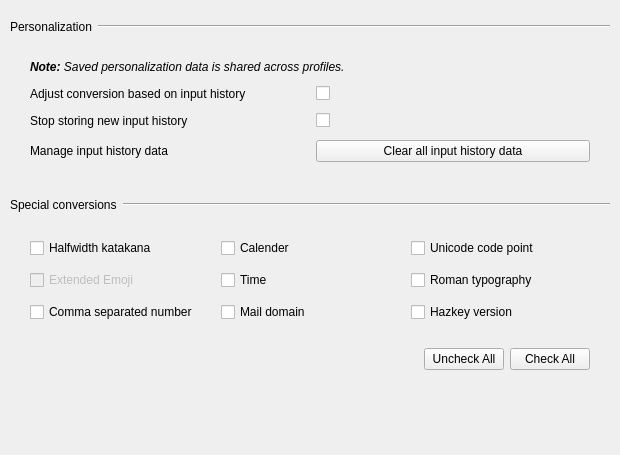
         <widget class="QWidget" name="convertionTabScrollContents">
          <property name="geometry">
           <rect>
            <x>0</x>
            <y>0</y>
            <width>620</width>
            <height>455</height>
           </rect>
          </property>
          <layout class="QVBoxLayout" name="conversionTabScrollContentsLayout">
           <property name="leftMargin">
            <number>10</number>
           </property>
           <property name="topMargin">
            <number>10</number>
           </property>
           <property name="rightMargin">
            <number>10</number>
           </property>
           <property name="bottomMargin">
            <number>10</number>
           </property>
           <item>
            <layout class="QHBoxLayout" name="personalizationHeader">
             <property name="topMargin">
              <number>10</number>
             </property>
             <property name="bottomMargin">
              <number>10</number>
             </property>
             <item>
              <widget class="QLabel" name="personalizationHeaderLabel">
               <property name="text">
                <string>Personalization</string>
               </property>
              </widget>
             </item>
             <item>
              <widget class="Line" name="personalizationHeaderLine">
               <property name="sizePolicy">
                <sizepolicy hsizetype="Expanding" vsizetype="Fixed">
                 <horstretch>0</horstretch>
                 <verstretch>0</verstretch>
                </sizepolicy>
               </property>
               <property name="orientation">
                <enum>Qt::Orientation::Horizontal</enum>
               </property>
              </widget>
             </item>
            </layout>
           </item>
           <item>
            <layout class="QGridLayout" name="personalizationGrid">
             <property name="leftMargin">
              <number>20</number>
             </property>
             <property name="topMargin">
              <number>10</number>
             </property>
             <property name="rightMargin">
              <number>20</number>
             </property>
             <property name="bottomMargin">
              <number>20</number>
             </property>
             <property name="spacing">
              <number>12</number>
             </property>
             <item row="3" column="0">
              <widget class="QLabel" name="manageLearningLabel">
               <property name="text">
                <string>Manage input history data</string>
               </property>
              </widget>
             </item>
             <item row="3" column="1">
              <widget class="QPushButton" name="clearLearningData">
               <property name="text">
                <string>Clear all input history data</string>
               </property>
              </widget>
             </item>
             <item row="0" column="0" colspan="2">
              <widget class="QLabel" name="personalizationNote">
               <property name="font">
                <font>
                 <italic>true</italic>
                </font>
               </property>
               <property name="text">
                <string>&lt;html&gt;&lt;head/&gt;&lt;body&gt;&lt;p&gt;&lt;span style=&quot; font-weight:700;&quot;&gt;Note:&lt;/span&gt; Saved personalization data is shared across profiles.&lt;/p&gt;&lt;/body&gt;&lt;/html&gt;</string>
               </property>
              </widget>
             </item>
             <item row="1" column="0">
              <widget class="QLabel" name="useHistoryLabel">
               <property name="text">
                <string>Adjust conversion based on input history</string>
               </property>
              </widget>
             </item>
             <item row="2" column="0">
              <widget class="QLabel" name="stopStoreNewHistoryLabel">
               <property name="text">
                <string>Stop storing new input history</string>
               </property>
              </widget>
             </item>
             <item row="1" column="1">
              <widget class="QCheckBox" name="useHistory"/>
             </item>
             <item row="2" column="1">
              <widget class="QCheckBox" name="stopStoreNewHistory"/>
             </item>
            </layout>
           </item>
           <item>
            <layout class="QHBoxLayout" name="specialConversionHeader">
             <property name="topMargin">
              <number>10</number>
             </property>
             <property name="bottomMargin">
              <number>10</number>
             </property>
             <item>
              <widget class="QLabel" name="specialConvertionHeaderLabel">
               <property name="text">
                <string>Special conversions</string>
               </property>
              </widget>
             </item>
             <item>
              <widget class="Line" name="specialConvertHeaderLine">
               <property name="sizePolicy">
                <sizepolicy hsizetype="Expanding" vsizetype="Fixed">
                 <horstretch>0</horstretch>
                 <verstretch>0</verstretch>
                </sizepolicy>
               </property>
               <property name="orientation">
                <enum>Qt::Orientation::Horizontal</enum>
               </property>
              </widget>
             </item>
            </layout>
           </item>
           <item>
            <layout class="QGridLayout" name="specialConversionsGrid">
             <property name="leftMargin">
              <number>20</number>
             </property>
             <property name="topMargin">
              <number>10</number>
             </property>
             <property name="rightMargin">
              <number>20</number>
             </property>
             <property name="bottomMargin">
              <number>10</number>
             </property>
             <property name="spacing">
              <number>12</number>
             </property>
             <item row="1" column="2">
              <widget class="QCheckBox" name="romanTypographyConversion">
               <property name="text">
                <string>Roman typography</string>
               </property>
              </widget>
             </item>
             <item row="2" column="1">
              <widget class="QCheckBox" name="mailDomainConversion">
               <property name="text">
                <string>Mail domain</string>
               </property>
              </widget>
             </item>
             <item row="0" column="2">
              <widget class="QCheckBox" name="unicodeCodePointConversion">
               <property name="text">
                <string>Unicode code point</string>
               </property>
              </widget>
             </item>
             <item row="1" column="1">
              <widget class="QCheckBox" name="timeConversion">
               <property name="text">
                <string>Time</string>
               </property>
              </widget>
             </item>
             <item row="2" column="2">
              <widget class="QCheckBox" name="hazkeyVersionConversion">
               <property name="text">
                <string>Hazkey version</string>
               </property>
              </widget>
             </item>
             <item row="2" column="0">
              <widget class="QCheckBox" name="commaSeparatedNumCoversion">
               <property name="text">
                <string>Comma separated number</string>
               </property>
              </widget>
             </item>
             <item row="0" column="1">
              <widget class="QCheckBox" name="calenderConversion">
               <property name="text">
                <string>Calender</string>
               </property>
              </widget>
             </item>
             <item row="0" column="0">
              <widget class="QCheckBox" name="halfwidthKatakanaConversion">
               <property name="text">
                <string>Halfwidth katakana</string>
               </property>
              </widget>
             </item>
             <item row="1" column="0">
              <widget class="QCheckBox" name="extendedEmojiConversion">
               <property name="enabled">
                <bool>false</bool>
               </property>
               <property name="text">
                <string>Extended Emoji</string>
               </property>
              </widget>
             </item>
            </layout>
           </item>
           <item>
            <layout class="QHBoxLayout" name="specialConversionsActions">
             <property name="leftMargin">
              <number>20</number>
             </property>
             <property name="topMargin">
              <number>10</number>
             </property>
             <property name="rightMargin">
              <number>20</number>
             </property>
             <property name="bottomMargin">
              <number>20</number>
             </property>
             <item>
              <spacer name="horizontalSpacer">
               <property name="orientation">
                <enum>Qt::Orientation::Horizontal</enum>
               </property>
               <property name="sizeHint" stdset="0">
                <size>
                 <width>40</width>
                 <height>20</height>
                </size>
               </property>
              </spacer>
             </item>
             <item>
              <widget class="QPushButton" name="uncheckAllConversion">
               <property name="text">
                <string>Uncheck All</string>
               </property>
              </widget>
             </item>
             <item>
              <widget class="QPushButton" name="pushButton">
               <property name="text">
                <string>Check All</string>
               </property>
              </widget>
             </item>
            </layout>
           </item>
           <item>
            <spacer name="conversionTabBottomSpacer">
             <property name="orientation">
              <enum>Qt::Orientation::Vertical</enum>
             </property>
             <property name="sizeHint" stdset="0">
              <size>
               <width>20</width>
               <height>26</height>
              </size>
             </property>
            </spacer>
           </item>
          </layout>
         </widget>
